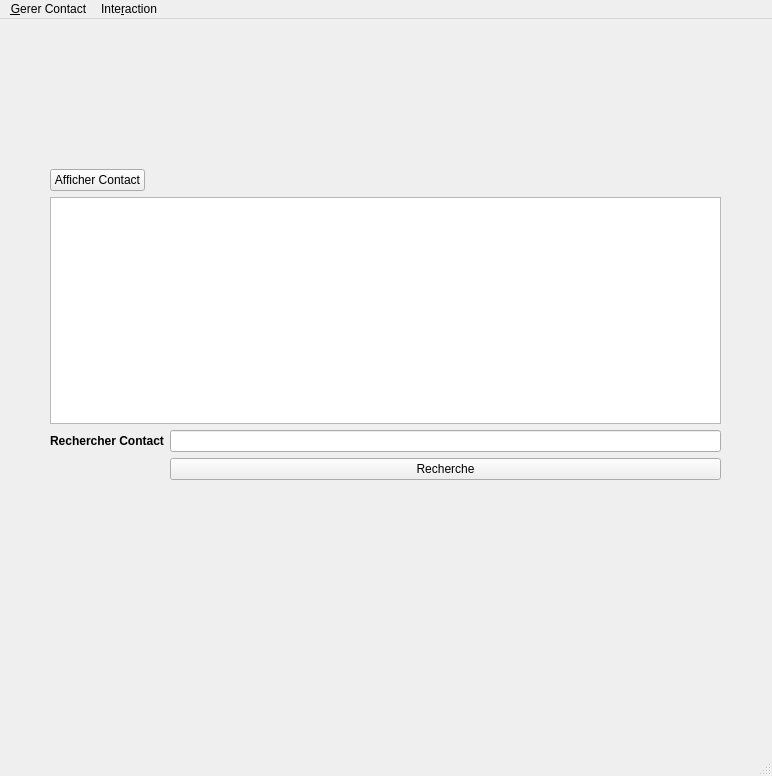
<?xml version="1.0" encoding="UTF-8"?>
<ui version="4.0">
 <class>MainWindow</class>
 <widget class="QMainWindow" name="MainWindow">
  <property name="geometry">
   <rect>
    <x>0</x>
    <y>0</y>
    <width>772</width>
    <height>776</height>
   </rect>
  </property>
  <property name="windowTitle">
   <string>Contact</string>
  </property>
  <widget class="QWidget" name="centralwidget">
   <widget class="QWidget" name="formLayoutWidget">
    <property name="geometry">
     <rect>
      <x>50</x>
      <y>150</y>
      <width>671</width>
      <height>311</height>
     </rect>
    </property>
    <layout class="QFormLayout" name="formLayout">
     <item row="0" column="0">
      <widget class="QPushButton" name="afficheCon">
       <property name="text">
        <string>Afficher Contact</string>
       </property>
      </widget>
     </item>
     <item row="1" column="0" colspan="2">
      <widget class="QTableView" name="tableView"/>
     </item>
     <item row="2" column="0">
      <widget class="QLabel" name="rechercherContactLabel">
       <property name="font">
        <font>
         <weight>75</weight>
         <bold>true</bold>
        </font>
       </property>
       <property name="text">
        <string>Rechercher Contact</string>
       </property>
      </widget>
     </item>
     <item row="2" column="1">
      <widget class="QLineEdit" name="rechercher"/>
     </item>
     <item row="3" column="1">
      <widget class="QPushButton" name="buttonrecherche">
       <property name="text">
        <string>Recherche</string>
       </property>
      </widget>
     </item>
    </layout>
   </widget>
  </widget>
  <widget class="QMenuBar" name="menubar">
   <property name="geometry">
    <rect>
     <x>0</x>
     <y>0</y>
     <width>772</width>
     <height>19</height>
    </rect>
   </property>
   <widget class="QMenu" name="menuajouter">
    <property name="title">
     <string>&amp;Gerer Contact</string>
    </property>
    <addaction name="actionAjouter"/>
    <addaction name="actionsupprimer_et_modifier"/>
   </widget>
   <widget class="QMenu" name="menuInteraction">
    <property name="title">
     <string>Inte&amp;raction</string>
    </property>
    <addaction name="actionajoutInterction"/>
    <addaction name="actionajouttag"/>
   </widget>
   <addaction name="menuajouter"/>
   <addaction name="menuInteraction"/>
  </widget>
  <widget class="QStatusBar" name="statusbar"/>
  <action name="actionAjouter">
   <property name="text">
    <string>&amp;Ajouter</string>
   </property>
  </action>
  <action name="actionsupprimer_et_modifier">
   <property name="text">
    <string>&amp;supprimer et modifier</string>
   </property>
  </action>
  <action name="actionajoutInterction">
   <property name="text">
    <string>ajoutInterction</string>
   </property>
  </action>
  <action name="actionajouttag">
   <property name="text">
    <string>ajouttag</string>
   </property>
  </action>
 </widget>
 <resources/>
 <connections/>
</ui>
